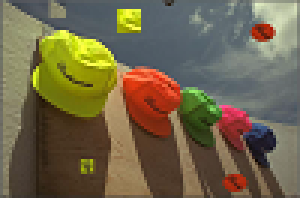
#> input picture Copy-Move Detector in Images/img/Hats3.bmp, 100 x 66 px, found by its file name (shown 3 times larger)
$ python ExactBlockMatch.py
#> lines starting #> are read from the running program, lines starting #| are printed output that depends on the picture; after the words box and inside, x2 and y2 are one past the last pixel; in counts of white or black regions, pixels touching at a corner belong together
import numpy as np
import cv2
from pprint import pprint as pp
from operator import itemgetter

#loading source image
img=cv2.imread("img\Hats3.bmp",cv2.IMREAD_COLOR)
#> img is the input picture: shape (66, 100, 3); mean B, G, R 73.9, 101.7, 112.7
cv2.imshow("Img",img)
height, width=img.shape[:2]
#> height = 66; width = 100

#creating matrix A
B=4
A=[]
indexInA=0
for row in range(0,height-B+1):
    for col in range(0,width-B+1):
        roi=img[row:row+B,col:col+B]
        rowInA=[list(j) for sub in roi for j in sub]
        A.append([indexInA,rowInA])
        indexInA+=1
#> after the loop, A = 6111 items; indexInA = 6111


sortedA=sorted(A, key=itemgetter(1))
#> sortedA = 6111 items
print("sorting done")
print("press to start matching")
input()

matchIndexes=[]
for i in range(len(sortedA)-1):
    if(sortedA[i][1]==sortedA[i+1][1]):
        matchIndexes.append([sortedA[i][0],sortedA[i+1][0]])
        print(matchIndexes[-1])
#> this loop made 6110 passes
#| [722, 1871]
#| [428, 1577]
#| [623, 1772]
#| [624, 1773]
#| [330, 1479]
#| [331, 1480]
#| [427, 1576]
#| [718, 1867]
#> (further printed lines are left out)
#> after the loop, matchIndexes = 34 pairs, first value 0 to 722, second value 16 to 1871


print("matching done")


result=np.copy(img)
redBlock=np.zeros((B,B,3),np.uint8)
redBlock[:,:]=(0,0,255)
blueBlock=np.zeros((B,B,3),np.uint8)
blueBlock[:,:]=(255,0,0)


for i in matchIndexes:
    h0=int(i[0]/(width-B+1))
    w0=int(i[0]%(width-B+1))
    result[h0:h0+B,w0:w0+B]=redBlock
    h1=int(i[1]/(width-B+1))
    w1=int(i[1]%(width-B+1))
    result[h1:h1+B,w1:w1+B]=blueBlock
#> this loop made 34 passes
#> (i, h0, w0, h1, w1) on passes 1 to 12: ([722, 1871], 7, 43, 19, 28), ([428, 1577], 4, 40, 16, 25), ([623, 1772], 6, 41, 18, 26), ([624, 1773], 6, 42, 18, 27), ([330, 1479], 3, 39, 15, 24), ([331, 1480], 3, 40, 15, 25), ([427, 1576], 4, 39, 16, 24), ([718, 1867], 7, 39, 19, 24), ([721, 1870], 7, 42, 19, 27), ([625, 1774], 6, 43, 18, 28), ([621, 1770], 6, 39, 18, 24), ([524, 1673], 5, 39, 17, 24)
#> (h0, w0, h1, w1) on pass 30: (0, 0, 0, 16)
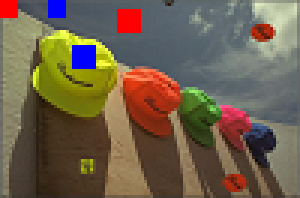
#> result: shape (66, 100, 3) (shown 3 times larger); 3.03% of pixels changed, all inside (x1, y1, x2, y2) = (0, 0, 47, 23)

cv2.imshow("result",result)


cv2.waitKey(0)
cv2.destroyAllWindows()
